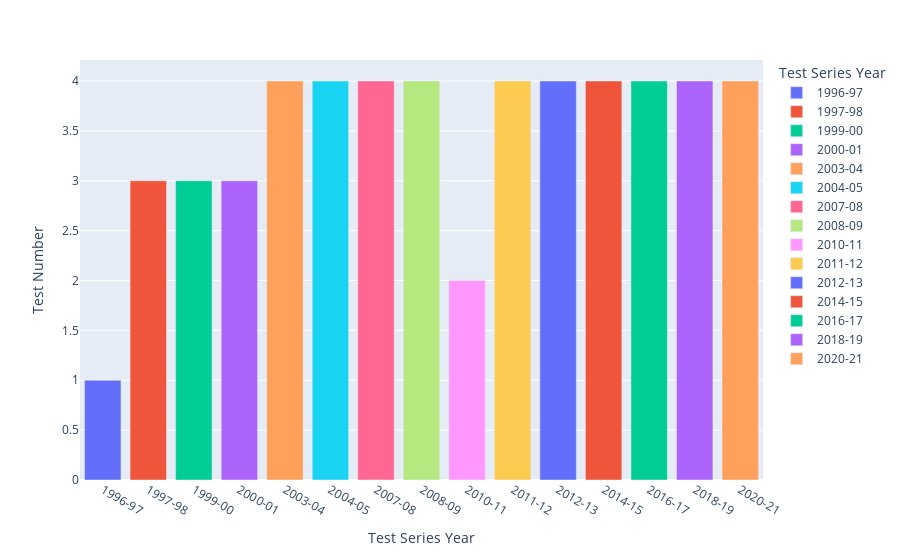

Notebook code for this chart:
### Code cell
a = df.groupby('Test Series Year')['Test Number'].max()
px.bar(a,x=a.index,y='Test Number',color = a.index)

### Figure 1 — Plotly figure (JSON) as saved in the notebook; plotly's stock layout.template omitted (floating-point values rounded to 4 significant figures)
{"data": [{"alignmentgroup": "True", "hovertemplate": "Test Series Year=%{x}<br>Test Number=%{y}<extra></extra>", "legendgroup": "1996-97", "marker": {"color": "#636efa", "pattern": {"shape": ""}}, "name": "1996-97", "offsetgroup": "1996-97", "orientation": "v", "showlegend": true, "textposition": "auto", "type": "bar", "x": ["1996-97"], "xaxis": "x", "y": [1], "yaxis": "y"}, {"alignmentgroup": "True", "hovertemplate": "Test Series Year=%{x}<br>Test Number=%{y}<extra></extra>", "legendgroup": "1997-98", "marker": {"color": "#EF553B", "pattern": {"shape": ""}}, "name": "1997-98", "offsetgroup": "1997-98", "orientation": "v", "showlegend": true, "textposition": "auto", "type": "bar", "x": ["1997-98"], "xaxis": "x", "y": [3], "yaxis": "y"}, {"alignmentgroup": "True", "hovertemplate": "Test Series Year=%{x}<br>Test Number=%{y}<extra></extra>", "legendgroup": "1999-00", "marker": {"color": "#00cc96", "pattern": {"shape": ""}}, "name": "1999-00", "offsetgroup": "1999-00", "orientation": "v", "showlegend": true, "textposition": "auto", "type": "bar", "x": ["1999-00"], "xaxis": "x", "y": [3], "yaxis": "y"}, {"alignmentgroup": "True", "hovertemplate": "Test Series Year=%{x}<br>Test Number=%{y}<extra></extra>", "legendgroup": "2000-01", "marker": {"color": "#ab63fa", "pattern": {"shape": ""}}, "name": "2000-01", "offsetgroup": "2000-01", "orientation": "v", "showlegend": true, "textposition": "auto", "type": "bar", "x": ["2000-01"], "xaxis": "x", "y": [3], "yaxis": "y"}, {"alignmentgroup": "True", "hovertemplate": "Test Series Year=%{x}<br>Test Number=%{y}<extra></extra>", "legendgroup": "2003-04", "marker": {"color": "#FFA15A", "pattern": {"shape": ""}}, "name": "2003-04", "offsetgroup": "2003-04", "orientation": "v", "showlegend": true, "textposition": "auto", "type": "bar", "x": ["2003-04"], "xaxis": "x", "y": [4], "yaxis": "y"}, {"alignmentgroup": "True", "hovertemplate": "Test Series Year=%{x}<br>Test Number=%{y}<extra></extra>", "legendgroup": "2004-05", "marker": {"color": "#19d3f3", "pattern": {"shape": ""}}, "name": "2004-05", "offsetgroup": "2004-05", "orientation": "v", "showlegend": true, "textposition": "auto", "type": "bar", "x": ["2004-05"], "xaxis": "x", "y": [4], "yaxis": "y"}, {"alignmentgroup": "True", "hovertemplate": "Test Series Year=%{x}<br>Test Number=%{y}<extra></extra>", "legendgroup": "2007-08", "marker": {"color": "#FF6692", "pattern": {"shape": ""}}, "name": "2007-08", "offsetgroup": "2007-08", "orientation": "v", "showlegend": true, "textposition": "auto", "type": "bar", "x": ["2007-08"], "xaxis": "x", "y": [4], "yaxis": "y"}, {"alignmentgroup": "True", "hovertemplate": "Test Series Year=%{x}<br>Test Number=%{y}<extra></extra>", "legendgroup": "2008-09", "marker": {"color": "#B6E880", "pattern": {"shape": ""}}, "name": "2008-09", "offsetgroup": "2008-09", "orientation": "v", "showlegend": true, "textposition": "auto", "type": "bar", "x": ["2008-09"], "xaxis": "x", "y": [4], "yaxis": "y"}, {"alignmentgroup": "True", "hovertemplate": "Test Series Year=%{x}<br>Test Number=%{y}<extra></extra>", "legendgroup": "2010-11", "marker": {"color": "#FF97FF", "pattern": {"shape": ""}}, "name": "2010-11", "offsetgroup": "2010-11", "orientation": "v", "showlegend": true, "textposition": "auto", "type": "bar", "x": ["2010-11"], "xaxis": "x", "y": [2], "yaxis": "y"}, {"alignmentgroup": "True", "hovertemplate": "Test Series Year=%{x}<br>Test Number=%{y}<extra></extra>", "legendgroup": "2011-12", "marker": {"color": "#FECB52", "pattern": {"shape": ""}}, "name": "2011-12", "offsetgroup": "2011-12", "orientation": "v", "showlegend": true, "textposition": "auto", "type": "bar", "x": ["2011-12"], "xaxis": "x", "y": [4], "yaxis": "y"}, {"alignmentgroup": "True", "hovertemplate": "Test Series Year=%{x}<br>Test Number=%{y}<extra></extra>", "legendgroup": "2012-13", "marker": {"color": "#636efa", "pattern": {"shape": ""}}, "name": "2012-13", "offsetgroup": "2012-13", "orientation": "v", "showlegend": true, "textposition": "auto", "type": "bar", "x": ["2012-13"], "xaxis": "x", "y": [4], "yaxis": "y"}, {"alignmentgroup": "True", "hovertemplate": "Test Series Year=%{x}<br>Test Number=%{y}<extra></extra>", "legendgroup": "2014-15", "marker": {"color": "#EF553B", "pattern": {"shape": ""}}, "name": "2014-15", "offsetgroup": "2014-15", "orientation": "v", "showlegend": true, "textposition": "auto", "type": "bar", "x": ["2014-15"], "xaxis": "x", "y": [4], "yaxis": "y"}, {"alignmentgroup": "True", "hovertemplate": "Test Series Year=%{x}<br>Test Number=%{y}<extra></extra>", "legendgroup": "2016-17", "marker": {"color": "#00cc96", "pattern": {"shape": ""}}, "name": "2016-17", "offsetgroup": "2016-17", "orientation": "v", "showlegend": true, "textposition": "auto", "type": "bar", "x": ["2016-17"], "xaxis": "x", "y": [4], "yaxis": "y"}, {"alignmentgroup": "True", "hovertemplate": "Test Series Year=%{x}<br>Test Number=%{y}<extra></extra>", "legendgroup": "2018-19", "marker": {"color": "#ab63fa", "pattern": {"shape": ""}}, "name": "2018-19", "offsetgroup": "2018-19", "orientation": "v", "showlegend": true, "textposition": "auto", "type": "bar", "x": ["2018-19"], "xaxis": "x", "y": [4], "yaxis": "y"}, {"alignmentgroup": "True", "hovertemplate": "Test Series Year=%{x}<br>Test Number=%{y}<extra></extra>", "legendgroup": "2020-21", "marker": {"color": "#FFA15A", "pattern": {"shape": ""}}, "name": "2020-21", "offsetgroup": "2020-21", "orientation": "v", "showlegend": true, "textposition": "auto", "type": "bar", "x": ["2020-21"], "xaxis": "x", "y": [4], "yaxis": "y"}], "layout": {"barmode": "relative", "legend": {"title": {"text": "Test Series Year"}, "tracegroupgap": 0}, "margin": {"t": 60}, "xaxis": {"anchor": "y", "categoryarray": ["1996-97", "1997-98", "1999-00", "2000-01", "2003-04", "2004-05", "2007-08", "2008-09", "2010-11", "2011-12", "2012-13", "2014-15", "2016-17", "2018-19", "2020-21"], "categoryorder": "array", "domain": [0, 1], "title": {"text": "Test Series Year"}}, "yaxis": {"anchor": "x", "domain": [0, 1], "title": {"text": "Test Number"}}}}
